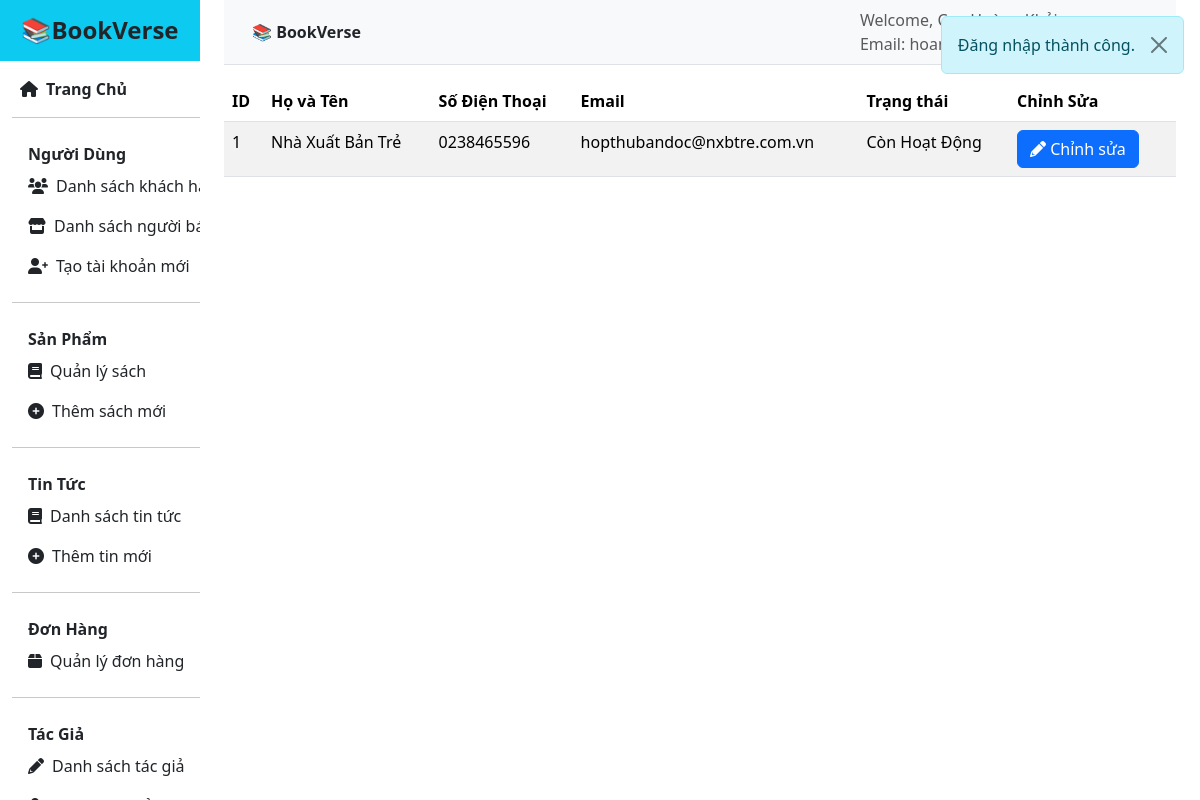
Page /admin/sellers_list (signed in) on the earlier database version.
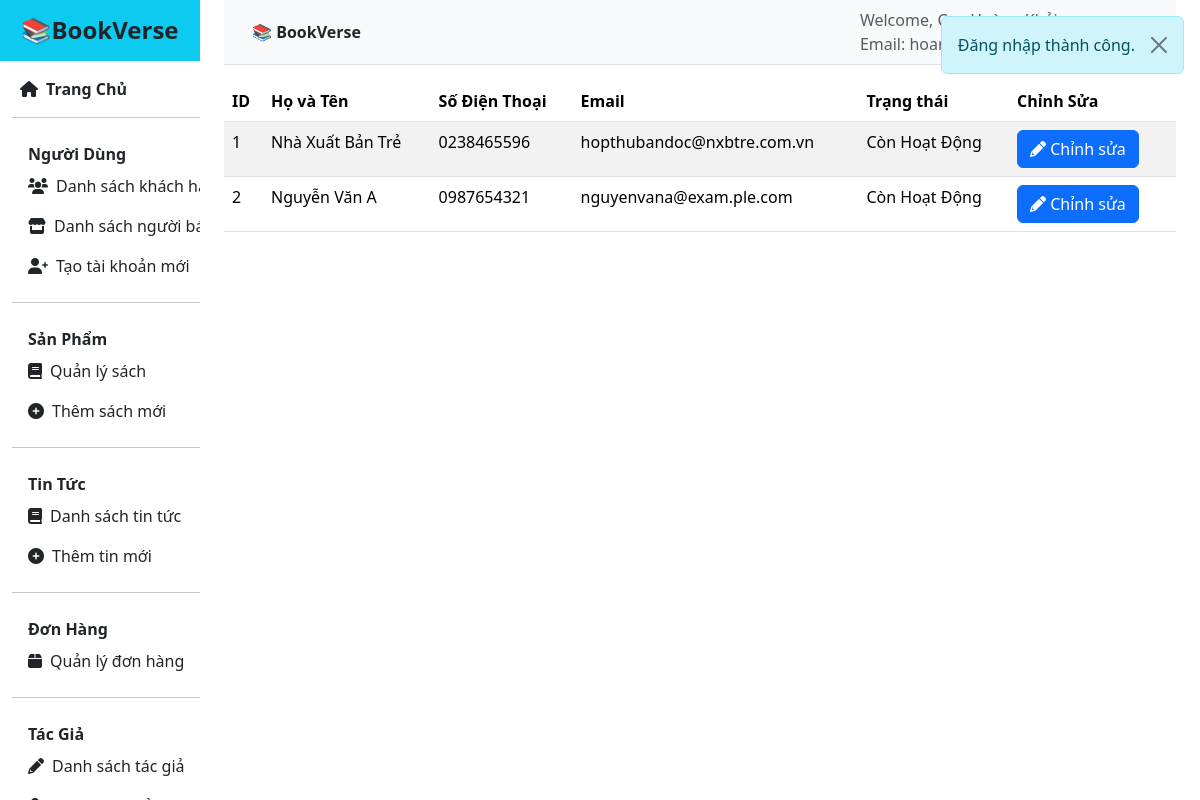
Same page on the later database version.
### tables this page shows
CREATE TABLE `user` (
  `User_id` int(11) NOT NULL AUTO_INCREMENT,
  `Full_Name` varchar(100) DEFAULT NULL,
  `Phone_Number` varchar(10) DEFAULT NULL,
  `Pass_Word` varchar(255) DEFAULT NULL,
  `Email` varchar(100) DEFAULT NULL,
  `Role_id` int(11) DEFAULT 0,
  `Status` int(11) DEFAULT 1,
  PRIMARY KEY (`User_id`),
  UNIQUE KEY `Email` (`Email`),
  KEY `Role_id` (`Role_id`),
  KEY `user_ibfk_2` (`Status`),
  CONSTRAINT `user_ibfk_1` FOREIGN KEY (`Role_id`) REFERENCES `role` (`Role_id`),
  CONSTRAINT `user_ibfk_2` FOREIGN KEY (`Status`) REFERENCES `userstatus` (`id`)
);

CREATE TABLE `userstatus` (
  `id` int(11) NOT NULL AUTO_INCREMENT,
  `Status_Name` varchar(50) NOT NULL,
  PRIMARY KEY (`id`)
);

### src/controllers/admin.php (called while the page is built, shortened)
<?php
class Admin extends Controller
{
    private $UserModel;
    public function __construct()
    {
        $this->UserModel = $this->model("UserModel");
        $this->CheckModel = $this->model("CheckRole");
    }
    function sellers_list()
    {
        $this->view("main_layout", [
            "Title" => "Danh sách nhà xuất bản",
            "Page" => "admin/auth/sellers_list",
            "Sellers" => $this->UserModel->getUserRole(1),
        ]);
    }
}
?>

### src/core/App.php (called while the page is built, shortened)
<?php
class App
{
    protected $action = "default";
    function __construct()
    {
        $arr = $this->UrlProcess();
        if (!empty($arr) && file_exists("./src/controllers/" . $arr[0] . ".php")) {
            $this->controller = $arr[0];
            unset($arr[0]);
        } else {
            $this->setErrorController();
        }
        $this->controller = new $this->controller;
        if (isset($arr[1]) && method_exists($this->controller, $arr[1])) {
            $this->action = $arr[1];
            unset($arr[1]);
        } elseif (isset($arr[1])) {
            array_unshift($arr, $arr[1]);
            $this->action = "default";
            unset($arr[1]);
        }
        $this->params = array_values($arr) ?: [];
        try {
            call_user_func_array([$this->controller, $this->action], $this->params);
        } catch (ArgumentCountError $e) {
            $this->setErrorController();
            call_user_func_array([$this->controller, "default"], []);
        }
    }
    function UrlProcess()
    {
        if (isset($_GET["url"])) {
            $url = filter_var(trim($_GET["url"], "/"));
            $segments = explode("/", $url);
            $filteredSegments = [];
            foreach ($segments as $segment) {
                if (empty($filteredSegments) || end($filteredSegments) !== $segment) {
                    $filteredSegments[] = $segment;
                }
            }
            return $filteredSegments;
        }
        return [];
    }
}

### index.php (called while the page is built, shortened)
<?php
$myApp = new App();
?>

### src/views/inc/config.php (called while the page is built, shortened)
<?php
$admin_links = [
    [
        'label_parent' => 'Người Dùng',
        'children' => [
            [
                'icon' => 'fas fa-users',
                'label' => 'Danh sách khách hàng',
                'url' => APP_PATH . '/admin/users_list',
            ],
            [
                'icon' => 'fas fa-store',
                'label' => 'Danh sách người bán',
                'url' => APP_PATH . '/admin/sellers_list',
            ],
            [
                'icon' => 'fas fa-user-plus',
                'label' => 'Tạo tài khoản mới',
                'url' => APP_PATH . '/admin/add_user',
            ],
        ],
    ],
    [
        'label_parent' => 'Sản Phẩm',
        'children' => [
            [
                'icon' => 'fas fa-book',
                'label' => 'Quản lý sách',
                'url' => APP_PATH . '/admin/products_list',
            ],
            [
                'icon' => 'fas fa-plus-circle',
                'label' => 'Thêm sách mới',
                'url' => APP_PATH . '/admin/add_product',
            ],
        ]
    ],
    [
        'label_parent' => 'Tin Tức',
        'children' => [
            [
                'icon' => 'fas fa-book',
                'label' => 'Danh sách tin tức',
                'url' => APP_PATH . '/admin/news_list',
            ],
            [
                'icon' => 'fas fa-plus-circle',
                'label' => 'Thêm tin mới',
                'url' => APP_PATH . '/admin/add_news',
            ],
        ]
    ],
    [
        'label_parent' => 'Đơn Hàng',
        'children' => [
            [
                'icon' => 'fas fa-box',
                'label' => 'Quản lý đơn hàng',
                'url' => APP_PATH . '/admin/orders_list',
            ],
        ]
    ],
    [
        'label_parent' => 'Tác Giả',
        'children' => [
            [
                'icon' => 'fas fa-pencil-alt',
                'label' => 'Danh sách tác giả',
                'url' => APP_PATH . '/admin/authors_list',
            ],
            [
                'icon' => 'fas fa-user-plus',
                'label' => 'Thêm tác giả mới',
                'url' => APP_PATH . '/admin/add_author',
            ],
        ]
    ],
];
?>

### src/core/DB.php (called while the page is built, shortened)
<?php
include __DIR__ . "/../../config.php";
class DB
{
    protected $servername = host_name;
    protected $username = db_user;
    protected $password = db_password;
    protected $dbname = db_name;
    function __construct()
    {
        $this->conn = mysqli_connect($this->servername, $this->username, $this->password, $this->dbname);
    }
}
?>

### src/models/UserModel.php (called while the page is built, shortened)
<?php
class UserModel extends DB
{
    function getUserRole($role_id)
    {
        $sql = "SELECT
            u.User_id,
            u.Full_Name,
            u.Email,
            u.Phone_Number,
            us.Status_Name
        FROM `user` u
        JOIN `role` r ON u.Role_id = r.Role_id
        JOIN `userstatus` us ON us.id = u.Status
        WHERE u.Role_id = ?
    ";
        $stmt = $this->conn->prepare($sql);
        $stmt->bind_param("i", $role_id);
        $stmt->execute();
        $result = $stmt->get_result();
        $users = [];
        while ($row = $result->fetch_assoc()) {
            $users[] = $row;
        }
        return $users;
    }
}
?>

### src/views/pages/admin/auth/sellers_list.php (the view)
<table class="table table-striped">
    <thead>
        <tr>
            <th>ID</th>
            <th>Họ và Tên</th>
            <th>Số Điện Thoại</th>
            <th>Email</th>
            <th>Trạng thái</th>
            <th>Chỉnh Sửa</th>
        </tr>
    </thead>
    <tbody id="list-user">
        <?php $counter = 1;
        foreach ($data["Sellers"] as $seller): ?>
            <tr>
                <td><?= $counter++; ?></td>
                <td class="searchable"><?= $seller["Full_Name"] ?> </td>
                <td ><?= $seller["Phone_Number"] ?></td>
                <td><?= $seller["Email"] ?></td>
                <td><?= $seller["Status_Name"] ?></td>
                <td>
                    <a href="<?= APP_PATH ?>/admin/user_detail/<?= $seller['User_id']; ?>" class="btn btn-primary me-2">
                        <i class="fa fa-pencil"></i> Chỉnh sửa
                    </a>
                </td>
            </tr>
        <?php endforeach; ?>
    </tbody>
</table>

### src/views/inc/navbar.php (shortened to what the changed rows need)
<?php
include('config.php');
$current_role = $_SESSION['user_Info'][2] ?? null;
$menu = match ($current_role) {
    0 => $user_links,
    1 => $seller_links,
    2 => $admin_links,
    default => []
};
?>
<link rel="stylesheet" href="https://cdnjs.cloudflare.com/ajax/libs/font-awesome/6.0.0/css/all.min.css">
<link rel="stylesheet" href="https://cdn.jsdelivr.net/npm/bootstrap@5.3.3/dist/css/bootstrap.min.css">
<div class="row">
    <nav class="bg-white shadow-sm d-flex flex-column">
        <ul class="nav flex-column">
            <?php foreach ($menu as $group): ?>
                <li class="nav-item mb-0 px-3 mt-2">
                    <span class="fw-bold text-dark"><?= $group['label_parent'] ?></span>
                </li>
                <?php foreach ($group['children'] as $item): ?>
                    <li class="nav-item">
                        <a class="nav-link d-flex align-items-center text-dark text-nowrap py-2 px-3 rounded"
                           href="<?= $item['url'] ?>">
                            <i class="<?= $item['icon'] ?> me-2"></i> <?= $item['label'] ?>
                        </a>
                    </li>
                <?php endforeach; ?>
                <li class="nav-item">
                    <hr class="my-3">
                </li>
            <?php endforeach; ?>
        </ul>
    </nav>
</div>

Differences in the rows shown:
now on this page (row edited): user: Full_Name "Nguyễn Văn A", Phone_Number "0987654321", Email "nguyenvana@exam.ple.com", Status.Status_Name "Còn Hoạt Động"
